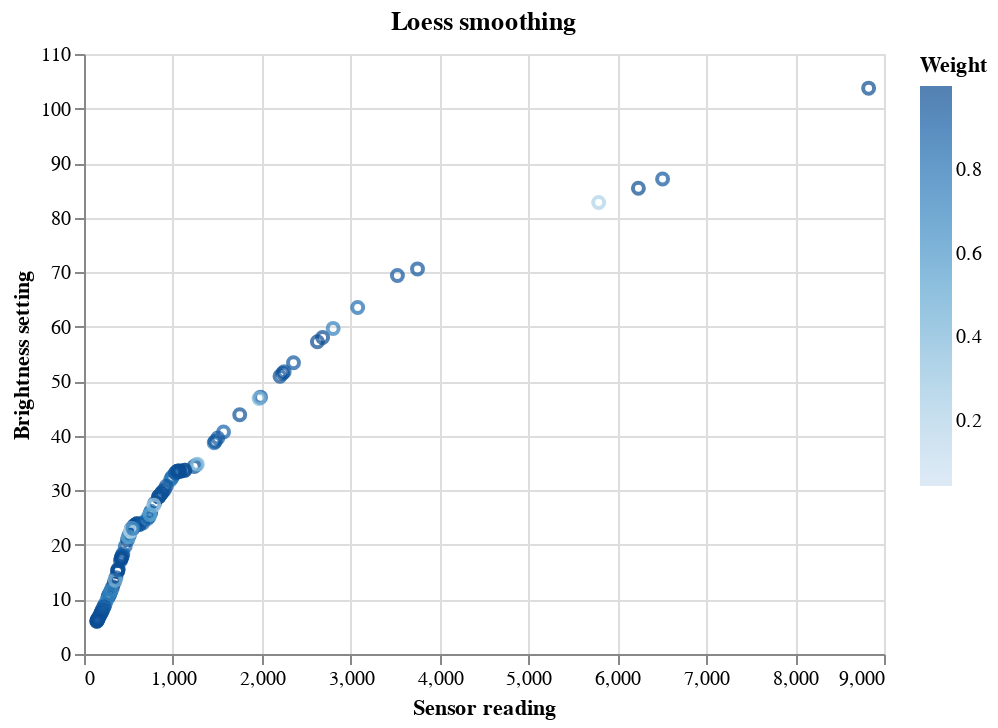

Write notebook code for a chart like this one.
### Code cell
chart = (
    alt.Chart(
        data,
        title='Loess smoothing',
    )
    .mark_point()
    .encode(
        alt.X('loess_x', scale=alt.Scale(clamp=True), title='Sensor reading'),
        alt.Y('loess_y', scale=alt.Scale(clamp=True), title='Brightness setting'),
        alt.Color('loess_w', scale=alt.Scale(scheme='blues'), title='Weight'),
    )
    .interactive()
)
chart.save('loess.json')
chart

### Figure 1 — Vega-Lite specification as saved in the notebook (floating-point values rounded to 4 significant figures)
{"config": {"view": {"continuousWidth": 400, "continuousHeight": 300}}, "data": {"name": "data-3e535ae2cba1071df7c2503357cf46ad"}, "mark": "point", "encoding": {"color": {"field": "loess_w", "scale": {"scheme": "blues"}, "title": "Weight", "type": "quantitative"}, "x": {"field": "loess_x", "scale": {"clamp": true}, "title": "Sensor reading", "type": "quantitative"}, "y": {"field": "loess_y", "scale": {"clamp": true}, "title": "Brightness setting", "type": "quantitative"}}, "selection": {"selector031": {"type": "interval", "bind": "scales", "encodings": ["x", "y"]}}, "title": "Loess smoothing", "$schema": "https://vega.github.io/schema/vega-lite/v4.17.0.json", "datasets": {"data-3e535ae2cba1071df7c2503357cf46ad": [{"datetime": "2021-11-17T09:16:27.733000", "reading": 359, "brightness": 11, "time": 9.274, "hour": 9.274, "loess_x": 359, "loess_y": 14.01, "loess_w": 0.9511, "loess_residual": -3.006}, {"datetime": "2021-11-17T12:43:34.860000", "reading": 279, "brightness": 9, "time": 12.73, "hour": 12.73, "loess_x": 279, "loess_y": 10.7, "loess_w": 0.9844, "loess_residual": -1.703}, {"datetime": "2021-11-17T12:50:02.146000", "reading": 273, "brightness": 8, "time": 12.83, "hour": 12.83, "loess_x": 273, "loess_y": 10.48, "loess_w": 0.9698, "loess_residual": -2.48}, {"datetime": "2021-11-17T14:17:43.697000", "reading": 291, "brightness": 7, "time": 14.3, "hour": 14.3, "loess_x": 291, "loess_y": 11.1, "loess_w": 0.912, "loess_residual": -4.097}, {"datetime": "2021-11-17T14:42:29.204000", "reading": 197, "brightness": 6, "time": 14.71, "hour": 14.71, "loess_x": 197, "loess_y": 7.711, "loess_w": 0.9875, "loess_residual": -1.711}, {"datetime": "2021-11-18T10:16:26.214000", "reading": 752, "brightness": 15, "time": 10.27, "hour": 10.27, "loess_x": 752, "loess_y": 26.15, "loess_w": 0.8235, "loess_residual": -11.15}, {"datetime": "2021-11-18T10:19:40.657000", "reading": 745, "brightness": 12, "time": 10.33, "hour": 10.33, "loess_x": 745, "loess_y": 25.76, "loess_w": 0.7653, "loess_residual": -13.76}, {"datetime": "2021-11-18T10:23:10.472000", "reading": 886, "brightness": 16, "time": 10.39, "hour": 10.39, "loess_x": 886, "loess_y": 29.8, "loess_w": 0.663, "loess_residual": -13.8}, {"datetime": "2021-11-18T10:29:02.072000", "reading": 1570, "brightness": 31, "time": 10.48, "hour": 10.48, "loess_x": 1570, "loess_y": 40.71, "loess_w": 0.8794, "loess_residual": -9.712}, {"datetime": "2021-11-18T10:29:23.584000", "reading": 1465, "brightness": 26, "time": 10.49, "hour": 10.49, "loess_x": 1465, "loess_y": 38.73, "loess_w": 0.8076, "loess_residual": -12.73}, {"datetime": "2021-11-18T10:35:17.819000", "reading": 1475, "brightness": 33, "time": 10.59, "hour": 10.59, "loess_x": 1475, "loess_y": 38.95, "loess_w": 0.9543, "loess_residual": -5.953}, {"datetime": "2021-11-18T13:01:46.839000", "reading": 420, "brightness": 27, "time": 13.03, "hour": 13.03, "loess_x": 420, "loess_y": 17.58, "loess_w": 0.6284, "loess_residual": 9.424}, {"datetime": "2021-11-18T13:02:07.333000", "reading": 426, "brightness": 22, "time": 13.04, "hour": 13.04, "loess_x": 426, "loess_y": 17.86, "loess_w": 0.9174, "loess_residual": 4.137}, {"datetime": "2021-11-18T13:02:54.452000", "reading": 437, "brightness": 14, "time": 13.05, "hour": 13.05, "loess_x": 437, "loess_y": 18.38, "loess_w": 0.9004, "loess_residual": -4.379}, {"datetime": "2021-11-18T13:34:28.914000", "reading": 595, "brightness": 18, "time": 13.57, "hour": 13.57, "loess_x": 595, "loess_y": 23.9, "loess_w": 0.951, "loess_residual": -5.897}, {"datetime": "2021-11-18T13:41:13.511000", "reading": 489, "brightness": 20, "time": 13.69, "hour": 13.69, "loess_x": 489, "loess_y": 20.92, "loess_w": 0.9966, "loess_residual": -0.9232}, {"datetime": "2021-11-18T14:33:48.004000", "reading": 322, "brightness": 11, "time": 14.56, "hour": 14.56, "loess_x": 322, "loess_y": 12.34, "loess_w": 0.9893, "loess_residual": -1.335}, {"datetime": "2021-11-18T15:31:53.416000", "reading": 209, "brightness": 8, "time": 15.53, "hour": 15.53, "loess_x": 209, "loess_y": 8.125, "loess_w": 0.9999, "loess_residual": -0.1245}, {"datetime": "2021-11-18T19:18:27.289000", "reading": 158, "brightness": 10, "time": 19.31, "hour": 19.31, "loess_x": 158, "loess_y": 6.464, "loess_w": 0.9177, "loess_residual": 3.536}, {"datetime": "2021-11-18T20:15:39.392000", "reading": 152, "brightness": 7, "time": 20.26, "hour": 20.26, "loess_x": 152, "loess_y": 6.272, "loess_w": 0.9987, "loess_residual": 0.7284}, {"datetime": "2022-03-11T12:42:28.401000", "reading": 5790, "brightness": 28, "time": 12.71, "hour": 12.71, "loess_x": 5790, "loess_y": 82.77, "loess_w": 0.2089, "loess_residual": -54.77}, {"datetime": "2022-03-11T12:43:20.135000", "reading": 747, "brightness": 35, "time": 12.72, "hour": 12.72, "loess_x": 747, "loess_y": 25.85, "loess_w": 0.8838, "loess_residual": 9.145}, {"datetime": "2022-03-11T12:52:17.164000", "reading": 785, "brightness": 35, "time": 12.87, "hour": 12.87, "loess_x": 785, "loess_y": 27.3, "loess_w": 0.2282, "loess_residual": 7.703}, {"datetime": "2022-03-11T16:57:12.798000", "reading": 379, "brightness": 18, "time": 16.95, "hour": 16.95, "loess_x": 379, "loess_y": 15.21, "loess_w": 0.9637, "loess_residual": 2.79}, {"datetime": "2022-03-11T17:10:46.891000", "reading": 215, "brightness": 14, "time": 17.18, "hour": 17.18, "loess_x": 215, "loess_y": 8.328, "loess_w": 0.8717, "loess_residual": 5.672}, {"datetime": "2022-03-11T18:05:58.741000", "reading": 183, "brightness": 10, "time": 18.1, "hour": 18.1, "loess_x": 183, "loess_y": 7.234, "loess_w": 0.9694, "loess_residual": 2.766}, {"datetime": "2022-03-14T12:03:02.955000", "reading": 794, "brightness": 35, "time": 12.05, "hour": 12.05, "loess_x": 794, "loess_y": 27.62, "loess_w": 0.8964, "loess_residual": 7.38}, {"datetime": "2022-03-14T13:03:19.302000", "reading": 569, "brightness": 29, "time": 13.06, "hour": 13.06, "loess_x": 569, "loess_y": 23.57, "loess_w": 0.9474, "loess_residual": 5.433}, {"datetime": "2022-03-14T17:14:45.580000", "reading": 464, "brightness": 25, "time": 17.25, "hour": 17.25, "loess_x": 464, "loess_y": 19.74, "loess_w": 0.8803, "loess_residual": 5.261}, {"datetime": "2022-03-15T13:37:51.671000", "reading": 307, "brightness": 14, "time": 13.63, "hour": 13.63, "loess_x": 307, "loess_y": 11.73, "loess_w": 0.9736, "loess_residual": 2.267}, {"datetime": "2022-03-15T14:50:38.990000", "reading": 624, "brightness": 25, "time": 14.84, "hour": 14.84, "loess_x": 624, "loess_y": 23.73, "loess_w": 0.9975, "loess_residual": 1.267}, {"datetime": "2022-03-16T07:30:30.938000", "reading": 533, "brightness": 24, "time": 7.508, "hour": 7.508, "loess_x": 533, "loess_y": 22.84, "loess_w": 0.9943, "loess_residual": 1.158}, {"datetime": "2022-03-16T07:59:51.606000", "reading": 1240, "brightness": 36, "time": 7.998, "hour": 7.998, "loess_x": 1240, "loess_y": 34.39, "loess_w": 0.9959, "loess_residual": 1.609}, {"datetime": "2022-03-16T08:13:11.192000", "reading": 2684, "brightness": 57, "time": 8.22, "hour": 8.22, "loess_x": 2684, "loess_y": 58.04, "loess_w": 0.9985, "loess_residual": -1.035}, {"datetime": "2022-03-16T08:15:59.615000", "reading": 3526, "brightness": 77, "time": 8.266, "hour": 8.266, "loess_x": 3526, "loess_y": 69.39, "loess_w": 0.9444, "loess_residual": 7.606}, {"datetime": "2022-03-16T08:27:20.681000", "reading": 6237, "brightness": 88, "time": 8.456, "hour": 8.456, "loess_x": 6237, "loess_y": 85.38, "loess_w": 0.9972, "loess_residual": 2.615}, {"datetime": "2022-03-16T08:28:54.537000", "reading": 6509, "brightness": 100, "time": 8.482, "hour": 8.482, "loess_x": 6509, "loess_y": 87.08, "loess_w": 0.9435, "loess_residual": 12.92}, {"datetime": "2022-03-16T11:06:27.544000", "reading": 1986, "brightness": 40, "time": 11.11, "hour": 11.11, "loess_x": 1986, "loess_y": 47.09, "loess_w": 0.9296, "loess_residual": -7.087}, {"datetime": "2022-03-16T11:06:42.843000", "reading": 1970, "brightness": 70, "time": 11.11, "hour": 11.11, "loess_x": 1970, "loess_y": 46.84, "loess_w": 0.4055, "loess_residual": 23.16}, {"datetime": "2022-03-16T11:13:28.185000", "reading": 1752, "brightness": 48, "time": 11.22, "hour": 11.22, "loess_x": 1752, "loess_y": 43.86, "loess_w": 0.9781, "loess_residual": 4.143}, {"datetime": "2022-03-16T13:14:21.054000", "reading": 1049, "brightness": 38, "time": 13.24, "hour": 13.24, "loess_x": 1049, "loess_y": 33.51, "loess_w": 0.968, "loess_residual": 4.489}, {"datetime": "2022-03-16T13:18:49.124000", "reading": 1084, "brightness": 30, "time": 13.31, "hour": 13.31, "loess_x": 1084, "loess_y": 33.53, "loess_w": 0.9818, "loess_residual": -3.53}, {"datetime": "2022-03-16T13:20:10.469000", "reading": 1083, "brightness": 37, "time": 13.34, "hour": 13.34, "loess_x": 1083, "loess_y": 33.53, "loess_w": 0.9824, "loess_residual": 3.471}, {"datetime": "2022-03-16T13:49:07.107000", "reading": 870, "brightness": 24, "time": 13.82, "hour": 13.82, "loess_x": 870, "loess_y": 29.42, "loess_w": 0.945, "loess_residual": -5.423}, {"datetime": "2022-03-16T16:18:49.818000", "reading": 343, "brightness": 13, "time": 16.31, "hour": 16.31, "loess_x": 343, "loess_y": 13.22, "loess_w": 0.9993, "loess_residual": -0.2247}, {"datetime": "2022-03-17T09:38:41.096000", "reading": 298, "brightness": 8, "time": 9.645, "hour": 9.645, "loess_x": 298, "loess_y": 11.38, "loess_w": 0.9398, "loess_residual": -3.376}, {"datetime": "2022-03-17T10:09:41", "reading": 378, "brightness": 15, "time": 10.16, "hour": 10.16, "loess_x": 378, "loess_y": 15.14, "loess_w": 0.9999, "loess_residual": -0.1419}, {"datetime": "2022-03-17T10:10:13.514000", "reading": 383, "brightness": 13, "time": 10.17, "hour": 10.17, "loess_x": 383, "loess_y": 15.48, "loess_w": 0.9729, "loess_residual": -2.48}, {"datetime": "2022-03-17T10:51:11.006000", "reading": 280, "brightness": 10, "time": 10.85, "hour": 10.85, "loess_x": 280, "loess_y": 10.74, "loess_w": 0.9963, "loess_residual": -0.7399}, {"datetime": "2022-03-17T12:40:59.489000", "reading": 594, "brightness": 23, "time": 12.68, "hour": 12.68, "loess_x": 594, "loess_y": 23.89, "loess_w": 0.999, "loess_residual": -0.8858}, {"datetime": "2022-03-17T12:41:56.967000", "reading": 621, "brightness": 17, "time": 12.7, "hour": 12.7, "loess_x": 621, "loess_y": 23.78, "loess_w": 0.9441, "loess_residual": -6.779}, {"datetime": "2022-03-17T13:56:18.278000", "reading": 983, "brightness": 27, "time": 13.94, "hour": 13.94, "loess_x": 983, "loess_y": 32.2, "loess_w": 0.9738, "loess_residual": -5.204}, {"datetime": "2022-03-17T14:32:27.809000", "reading": 508, "brightness": 21, "time": 14.54, "hour": 14.54, "loess_x": 508, "loess_y": 21.78, "loess_w": 0.9984, "loess_residual": -0.7783}, {"datetime": "2022-03-17T15:04:00.106000", "reading": 423, "brightness": 15, "time": 15.07, "hour": 15.07, "loess_x": 423, "loess_y": 17.72, "loess_w": 0.9656, "loess_residual": -2.721}, {"datetime": "2022-03-18T15:40:07.126000", "reading": 970, "brightness": 54, "time": 15.67, "hour": 15.67, "loess_x": 970, "loess_y": 31.81, "loess_w": 0.5618, "loess_residual": 22.19}, {"datetime": "2022-03-18T15:41:29.953000", "reading": 996, "brightness": 48, "time": 15.69, "hour": 15.69, "loess_x": 996, "loess_y": 32.55, "loess_w": 0.771, "loess_residual": 15.45}, {"datetime": "2022-03-18T17:50:00.693000", "reading": 226, "brightness": 28, "time": 17.83, "hour": 17.83, "loess_x": 226, "loess_y": 8.706, "loess_w": 0.04529, "loess_residual": 19.29}, {"datetime": "2022-03-21T15:18:21.328000", "reading": 1029, "brightness": 46, "time": 15.31, "hour": 15.31, "loess_x": 1029, "loess_y": 33.19, "loess_w": 0.8376, "loess_residual": 12.81}, {"datetime": "2022-03-21T17:05:31.505000", "reading": 500, "brightness": 25, "time": 17.09, "hour": 17.09, "loess_x": 500, "loess_y": 21.49, "loess_w": 0.5376, "loess_residual": 3.514}, {"datetime": "2022-03-23T08:52:53.080000", "reading": 8827, "brightness": 100, "time": 8.881, "hour": 8.881, "loess_x": 8827, "loess_y": 103.7, "loess_w": 0.9969, "loess_residual": -3.739}, {"datetime": "2022-03-23T10:53:39.256000", "reading": 2357, "brightness": 61, "time": 10.89, "hour": 10.89, "loess_x": 2357, "loess_y": 53.4, "loess_w": 0.9337, "loess_residual": 7.596}, {"datetime": "2022-03-23T12:25:30.329000", "reading": 842, "brightness": 33, "time": 12.42, "hour": 12.42, "loess_x": 842, "loess_y": 28.88, "loess_w": 0.9633, "loess_residual": 4.124}, {"datetime": "2022-03-23T13:02:58.771000", "reading": 844, "brightness": 24, "time": 13.05, "hour": 13.05, "loess_x": 844, "loess_y": 28.9, "loess_w": 0.9553, "loess_residual": -4.903}, {"datetime": "2022-03-23T13:04:02.003000", "reading": 873, "brightness": 32, "time": 13.07, "hour": 13.07, "loess_x": 873, "loess_y": 29.49, "loess_w": 0.9861, "loess_residual": 2.511}, {"datetime": "2022-03-23T13:19:25.566000", "reading": 904, "brightness": 26, "time": 13.32, "hour": 13.32, "loess_x": 904, "loess_y": 30.09, "loess_w": 0.9734, "loess_residual": -4.092}, {"datetime": "2022-03-24T14:10:09.499000", "reading": 984, "brightness": 48, "time": 14.17, "hour": 14.17, "loess_x": 984, "loess_y": 32.23, "loess_w": 0.7633, "loess_residual": 15.77}, {"datetime": "2022-03-24T14:15:34.746000", "reading": 1065, "brightness": 30, "time": 14.26, "hour": 14.26, "loess_x": 1065, "loess_y": 33.53, "loess_w": 0.9811, "loess_residual": -3.534}, {"datetime": "2022-03-24T15:55:14.676000", "reading": 925, "brightness": 25, "time": 15.92, "hour": 15.92, "loess_x": 925, "loess_y": 30.75, "loess_w": 0.9459, "loess_residual": -5.752}, {"datetime": "2022-03-29T09:48:22.384000", "reading": 1053, "brightness": 38, "time": 9.806, "hour": 9.806, "loess_x": 1053, "loess_y": 33.53, "loess_w": 0.9678, "loess_residual": 4.474}, {"datetime": "2022-03-29T09:50:05.660000", "reading": 1131, "brightness": 30, "time": 9.835, "hour": 9.835, "loess_x": 1131, "loess_y": 33.67, "loess_w": 0.9826, "loess_residual": -3.673}, {"datetime": "2022-03-29T10:32:04.103000", "reading": 2205, "brightness": 56, "time": 10.53, "hour": 10.53, "loess_x": 2205, "loess_y": 50.91, "loess_w": 0.9701, "loess_residual": 5.086}, {"datetime": "2022-03-29T10:50:43.158000", "reading": 2803, "brightness": 45, "time": 10.85, "hour": 10.85, "loess_x": 2803, "loess_y": 59.69, "loess_w": 0.7243, "loess_residual": -14.69}, {"datetime": "2022-03-29T11:44:25.752000", "reading": 2626, "brightness": 57, "time": 11.74, "hour": 11.74, "loess_x": 2626, "loess_y": 57.23, "loess_w": 0.9999, "loess_residual": -0.2302}, {"datetime": "2022-03-30T08:25:12.283000", "reading": 228, "brightness": 11, "time": 8.42, "hour": 8.42, "loess_x": 228, "loess_y": 8.776, "loess_w": 0.5376, "loess_residual": 2.224}, {"datetime": "2022-03-30T08:45:45.310000", "reading": 410, "brightness": 19, "time": 8.762, "hour": 8.762, "loess_x": 410, "loess_y": 17.08, "loess_w": 0.9844, "loess_residual": 1.92}, {"datetime": "2022-03-30T11:40:38.260000", "reading": 3079, "brightness": 76, "time": 11.68, "hour": 11.68, "loess_x": 3079, "loess_y": 63.53, "loess_w": 0.8252, "loess_residual": 12.47}, {"datetime": "2022-03-30T12:00:54.023000", "reading": 2252, "brightness": 42, "time": 12.02, "hour": 12.02, "loess_x": 2252, "loess_y": 51.73, "loess_w": 0.892, "loess_residual": -9.73}, {"datetime": "2022-03-30T12:01:03.499000", "reading": 2236, "brightness": 56, "time": 12.02, "hour": 12.02, "loess_x": 2236, "loess_y": 51.46, "loess_w": 0.9761, "loess_residual": 4.543}, {"datetime": "2022-03-30T13:13:19.537000", "reading": 1505, "brightness": 32, "time": 13.22, "hour": 13.22, "loess_x": 1505, "loess_y": 39.61, "loess_w": 0.9303, "loess_residual": -7.612}, {"datetime": "2022-03-30T13:32:14.297000", "reading": 1264, "brightness": 49, "time": 13.54, "hour": 13.54, "loess_x": 1264, "loess_y": 34.66, "loess_w": 0.7052, "loess_residual": 14.34}, {"datetime": "2022-03-30T13:41:12.549000", "reading": 1047, "brightness": 38, "time": 13.69, "hour": 13.69, "loess_x": 1047, "loess_y": 33.41, "loess_w": 0.9728, "loess_residual": 4.587}, {"datetime": "2022-03-30T14:32:35.058000", "reading": 1276, "brightness": 58, "time": 14.54, "hour": 14.54, "loess_x": 1276, "loess_y": 34.81, "loess_w": 0.3374, "loess_residual": 23.19}, {"datetime": "2022-04-01T09:13:30.034000", "reading": 150, "brightness": 13, "time": 9.225, "hour": 9.225, "loess_x": 150, "loess_y": 6.208, "loess_w": 0.8349, "loess_residual": 6.792}, {"datetime": "2022-04-01T09:54:59.671000", "reading": 245, "brightness": 23, "time": 9.916, "hour": 9.916, "loess_x": 245, "loess_y": 9.419, "loess_w": 0.3651, "loess_residual": 13.58}, {"datetime": "2022-04-01T10:42:34.095000", "reading": 510, "brightness": 31, "time": 10.71, "hour": 10.71, "loess_x": 510, "loess_y": 21.85, "loess_w": 0.7105, "loess_residual": 9.147}, {"datetime": "2022-04-01T13:23:10.189000", "reading": 714, "brightness": 43, "time": 13.39, "hour": 13.39, "loess_x": 714, "loess_y": 24.82, "loess_w": 0.694, "loess_residual": 18.18}, {"datetime": "2022-04-01T13:24:43.832000", "reading": 730, "brightness": 36, "time": 13.41, "hour": 13.41, "loess_x": 730, "loess_y": 25.12, "loess_w": 0.8761, "loess_residual": 10.88}, {"datetime": "2022-04-01T13:25:44.364000", "reading": 741, "brightness": 31, "time": 13.43, "hour": 13.43, "loess_x": 741, "loess_y": 25.56, "loess_w": 0.5438, "loess_residual": 5.438}, {"datetime": "2022-04-01T13:32:31.111000", "reading": 562, "brightness": 27, "time": 13.54, "hour": 13.54, "loess_x": 562, "loess_y": 23.5, "loess_w": 0.9733, "loess_residual": 3.502}, {"datetime": "2022-04-01T13:42:54.036000", "reading": 536, "brightness": 23, "time": 13.71, "hour": 13.71, "loess_x": 536, "loess_y": 23.07, "loess_w": 1.0, "loess_residual": -0.06605}, {"datetime": "2022-04-01T13:44:55.413000", "reading": 530, "brightness": 21, "time": 13.75, "hour": 13.75, "loess_x": 530, "loess_y": 22.71, "loess_w": 0.9923, "loess_residual": -1.708}, {"datetime": "2022-04-01T13:46:50.108000", "reading": 551, "brightness": 25, "time": 13.78, "hour": 13.78, "loess_x": 551, "loess_y": 23.07, "loess_w": 0.9901, "loess_residual": 1.931}, {"datetime": "2022-04-01T15:23:53.676000", "reading": 228, "brightness": 20, "time": 15.4, "hour": 15.4, "loess_x": 228, "loess_y": 8.776, "loess_w": 0.5376, "loess_residual": 11.22}, {"datetime": "2022-04-04T13:57:37.079000", "reading": 277, "brightness": 21, "time": 13.96, "hour": 13.96, "loess_x": 277, "loess_y": 10.63, "loess_w": 0.5867, "loess_residual": 10.37}, {"datetime": "2022-04-05T13:31:43.454000", "reading": 838, "brightness": 25, "time": 13.53, "hour": 13.53, "loess_x": 838, "loess_y": 28.79, "loess_w": 0.9728, "loess_residual": -3.789}, {"datetime": "2022-04-05T14:16:02.992000", "reading": 236, "brightness": 17, "time": 14.27, "hour": 14.27, "loess_x": 236, "loess_y": 9.058, "loess_w": 0.748, "loess_residual": 7.942}, {"datetime": "2022-04-05T16:07:39.954000", "reading": 429, "brightness": 22, "time": 16.13, "hour": 16.13, "loess_x": 429, "loess_y": 18.0, "loess_w": 0.9207, "loess_residual": 3.997}, {"datetime": "2022-04-05T16:08:17.486000", "reading": 418, "brightness": 18, "time": 16.14, "hour": 16.14, "loess_x": 418, "loess_y": 17.48, "loess_w": 0.9987, "loess_residual": 0.5216}, {"datetime": "2022-04-05T16:30:06.136000", "reading": 285, "brightness": 13, "time": 16.5, "hour": 16.5, "loess_x": 285, "loess_y": 10.87, "loess_w": 0.9788, "loess_residual": 2.128}, {"datetime": "2022-04-06T11:14:32.408000", "reading": 661, "brightness": 15, "time": 11.24, "hour": 11.24, "loess_x": 661, "loess_y": 24.0, "loess_w": 0.9159, "loess_residual": -9.005}, {"datetime": "2022-04-06T11:27:20.896000", "reading": 500, "brightness": 10, "time": 11.46, "hour": 11.46, "loess_x": 500, "loess_y": 21.49, "loess_w": 0.5376, "loess_residual": -11.49}, {"datetime": "2022-04-06T13:00:17.208000", "reading": 1030, "brightness": 25, "time": 13.0, "hour": 13.0, "loess_x": 1030, "loess_y": 33.21, "loess_w": 0.933, "loess_residual": -8.206}, {"datetime": "2022-04-06T13:06:02.255000", "reading": 1135, "brightness": 32, "time": 13.1, "hour": 13.1, "loess_x": 1135, "loess_y": 33.68, "loess_w": 0.9963, "loess_residual": -1.683}, {"datetime": "2022-04-20T08:07:38.144000", "reading": 3752, "brightness": 61, "time": 8.127, "hour": 8.127, "loess_x": 3752, "loess_y": 70.6, "loess_w": 0.9467, "loess_residual": -9.602}, {"datetime": "2021-11-14T14:17:10.798000", "reading": 304, "brightness": 3, "time": 14.29, "hour": 14.29, "loess_x": 304, "loess_y": 11.61, "loess_w": 0.6342, "loess_residual": -8.611}, {"datetime": "2021-11-14T14:21:01.168000", "reading": 287, "brightness": 3, "time": 14.35, "hour": 14.35, "loess_x": 287, "loess_y": 10.95, "loess_w": 0.7034, "loess_residual": -7.946}, {"datetime": "2021-11-14T14:28:48.624000", "reading": 261, "brightness": 2, "time": 14.48, "hour": 14.48, "loess_x": 261, "loess_y": 10.03, "loess_w": 0.7299, "loess_residual": -8.025}, {"datetime": "2021-11-15T09:58:56.036000", "reading": 352, "brightness": 2, "time": 9.982, "hour": 9.982, "loess_x": 352, "loess_y": 13.52, "loess_w": 0.396, "loess_residual": -11.52}, {"datetime": "2021-11-15T16:06:48.212000", "reading": 191, "brightness": 4, "time": 16.11, "hour": 16.11, "loess_x": 191, "loess_y": 7.506, "loess_w": 0.9486, "loess_residual": -3.506}, {"datetime": "2021-11-15T16:21:03.396000", "reading": 158, "brightness": 2, "time": 16.35, "hour": 16.35, "loess_x": 158, "loess_y": 6.464, "loess_w": 0.9177, "loess_residual": -4.464}, {"datetime": "2021-11-15T17:05:21.883000", "reading": 144, "brightness": 4, "time": 17.09, "hour": 17.09, "loess_x": 144, "loess_y": 6.016, "loess_w": 0.9819, "loess_residual": -2.016}, {"datetime": "2021-11-15T17:22:28.781000", "reading": 144, "brightness": 6, "time": 17.37, "hour": 17.37, "loess_x": 144, "loess_y": 6.016, "loess_w": 0.9819, "loess_residual": -0.01627}, {"datetime": "2021-11-15T17:23:26.298000", "reading": 146, "brightness": 8, "time": 17.39, "hour": 17.39, "loess_x": 146, "loess_y": 6.08, "loess_w": 0.9878, "loess_residual": 1.92}, {"datetime": "2021-11-16T09:08:33.545000", "reading": 535, "brightness": 5, "time": 9.143, "hour": 9.143, "loess_x": 535, "loess_y": 23.02, "loess_w": 0.2279, "loess_residual": -18.02}, {"datetime": "2021-11-16T09:11:08.364000", "reading": 175, "brightness": 4, "time": 9.186, "hour": 9.186, "loess_x": 175, "loess_y": 6.965, "loess_w": 0.9624, "loess_residual": -2.965}, {"datetime": "2021-11-16T10:07:46.302000", "reading": 193, "brightness": 3, "time": 10.13, "hour": 10.13, "loess_x": 193, "loess_y": 7.574, "loess_w": 0.9139, "loess_residual": -4.574}, {"datetime": "2021-11-18T20:24:27.381000", "reading": 151, "brightness": 8, "time": 20.41, "hour": 20.41, "loess_x": 151, "loess_y": 6.24, "loess_w": 0.9899, "loess_residual": 1.76}, {"datetime": "2021-11-19T10:50:59.076000", "reading": 844, "brightness": 4, "time": 10.85, "hour": 10.85, "loess_x": 844, "loess_y": 28.9, "loess_w": 0.9553, "loess_residual": -24.9}, {"datetime": "2021-11-20T15:54:44.664000", "reading": 1065, "brightness": 8, "time": 15.91, "hour": 15.91, "loess_x": 1065, "loess_y": 33.53, "loess_w": 0.9811, "loess_residual": -25.53}, {"datetime": "2021-11-20T15:57:01.496000", "reading": 207, "brightness": 6, "time": 15.95, "hour": 15.95, "loess_x": 207, "loess_y": 8.056, "loess_w": 0.9823, "loess_residual": -2.056}, {"datetime": "2021-11-20T16:27:52.701000", "reading": 167, "brightness": 4, "time": 16.46, "hour": 16.46, "loess_x": 167, "loess_y": 6.702, "loess_w": 0.9687, "loess_residual": -2.702}, {"datetime": "2021-11-20T21:20:51.888000", "reading": 785, "brightness": 2, "time": 21.35, "hour": 21.35, "loess_x": 785, "loess_y": 27.3, "loess_w": 0.2282, "loess_residual": -25.3}, {"datetime": "2021-11-21T15:06:54.598000", "reading": 383, "brightness": 4, "time": 15.12, "hour": 15.12, "loess_x": 383, "loess_y": 15.48, "loess_w": 0.9729, "loess_residual": -11.48}, {"datetime": "2021-11-21T15:12:35.363000", "reading": 224, "brightness": 5, "time": 15.21, "hour": 15.21, "loess_x": 224, "loess_y": 8.636, "loess_w": 0.9442, "loess_residual": -3.636}, {"datetime": "2021-11-22T18:05:38.775000", "reading": 741, "brightness": 5, "time": 18.09, "hour": 18.09, "loess_x": 741, "loess_y": 25.56, "loess_w": 0.5438, "loess_residual": -20.56}, {"datetime": "2022-05-15T12:45:56.401000", "reading": 525, "brightness": 40, "time": 12.77, "hour": 12.77, "loess_x": 525, "loess_y": 22.52, "loess_w": 0.2138, "loess_residual": 17.48}, {"datetime": "2022-05-15T12:46:10.192000", "reading": 526, "brightness": 40, "time": 12.77, "hour": 12.77, "loess_x": 526, "loess_y": 22.56, "loess_w": 0.2226, "loess_residual": 17.44}, {"datetime": "2022-05-15T13:06:39.722000", "reading": 550, "brightness": 34, "time": 13.11, "hour": 13.11, "loess_x": 550, "loess_y": 23.03, "loess_w": 0.7615, "loess_residual": 10.97}]}}
